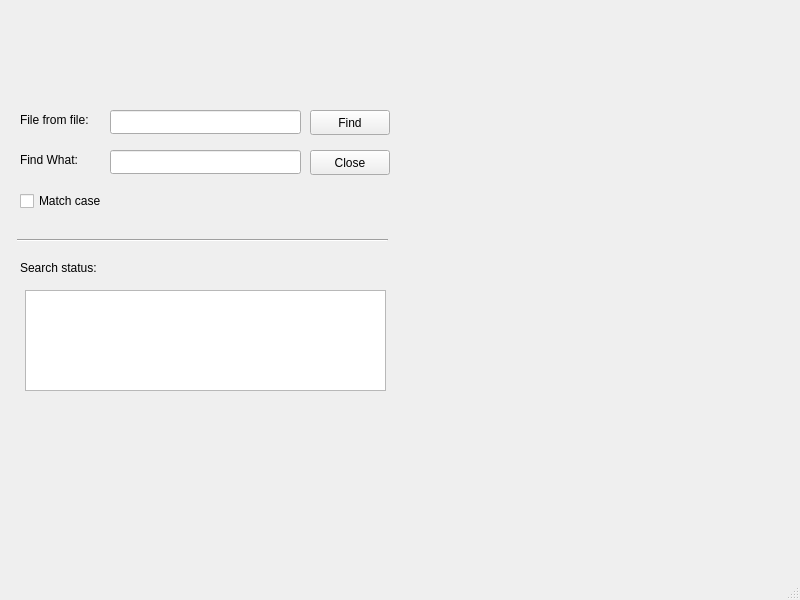
<?xml version="1.0" encoding="UTF-8"?>
<ui version="4.0">
 <class>MainWindow</class>
 <widget class="QMainWindow" name="MainWindow">
  <property name="geometry">
   <rect>
    <x>0</x>
    <y>0</y>
    <width>800</width>
    <height>600</height>
   </rect>
  </property>
  <property name="windowTitle">
   <string>MainWindow</string>
  </property>
  <widget class="QWidget" name="centralwidget">
   <widget class="QLineEdit" name="fileLineEdit">
    <property name="geometry">
     <rect>
      <x>110</x>
      <y>110</y>
      <width>191</width>
      <height>24</height>
     </rect>
    </property>
   </widget>
   <widget class="QLineEdit" name="keyLineEdit">
    <property name="geometry">
     <rect>
      <x>110</x>
      <y>150</y>
      <width>191</width>
      <height>24</height>
     </rect>
    </property>
   </widget>
   <widget class="QLabel" name="label">
    <property name="geometry">
     <rect>
      <x>20</x>
      <y>110</y>
      <width>81</width>
      <height>20</height>
     </rect>
    </property>
    <property name="text">
     <string>File from file:</string>
    </property>
   </widget>
   <widget class="QLabel" name="label_2">
    <property name="geometry">
     <rect>
      <x>20</x>
      <y>150</y>
      <width>81</width>
      <height>20</height>
     </rect>
    </property>
    <property name="text">
     <string>Find What:</string>
    </property>
   </widget>
   <widget class="QPushButton" name="findPushButton">
    <property name="geometry">
     <rect>
      <x>310</x>
      <y>110</y>
      <width>80</width>
      <height>25</height>
     </rect>
    </property>
    <property name="text">
     <string>Find</string>
    </property>
   </widget>
   <widget class="QPushButton" name="closePushButton">
    <property name="geometry">
     <rect>
      <x>310</x>
      <y>150</y>
      <width>80</width>
      <height>25</height>
     </rect>
    </property>
    <property name="text">
     <string>Close</string>
    </property>
   </widget>
   <widget class="Line" name="line">
    <property name="geometry">
     <rect>
      <x>17</x>
      <y>230</y>
      <width>371</width>
      <height>20</height>
     </rect>
    </property>
    <property name="orientation">
     <enum>Qt::Horizontal</enum>
    </property>
   </widget>
   <widget class="QLabel" name="label_3">
    <property name="geometry">
     <rect>
      <x>20</x>
      <y>260</y>
      <width>91</width>
      <height>16</height>
     </rect>
    </property>
    <property name="text">
     <string>Search status:</string>
    </property>
   </widget>
   <widget class="QTextBrowser" name="textBrowser">
    <property name="geometry">
     <rect>
      <x>25</x>
      <y>290</y>
      <width>361</width>
      <height>101</height>
     </rect>
    </property>
   </widget>
   <widget class="QCheckBox" name="matchCheckBox">
    <property name="geometry">
     <rect>
      <x>20</x>
      <y>190</y>
      <width>101</width>
      <height>22</height>
     </rect>
    </property>
    <property name="text">
     <string>Match case</string>
    </property>
   </widget>
  </widget>
  <widget class="QMenuBar" name="menubar">
   <property name="geometry">
    <rect>
     <x>0</x>
     <y>0</y>
     <width>800</width>
     <height>25</height>
    </rect>
   </property>
  </widget>
  <widget class="QStatusBar" name="statusbar"/>
 </widget>
 <resources/>
 <connections/>
</ui>
